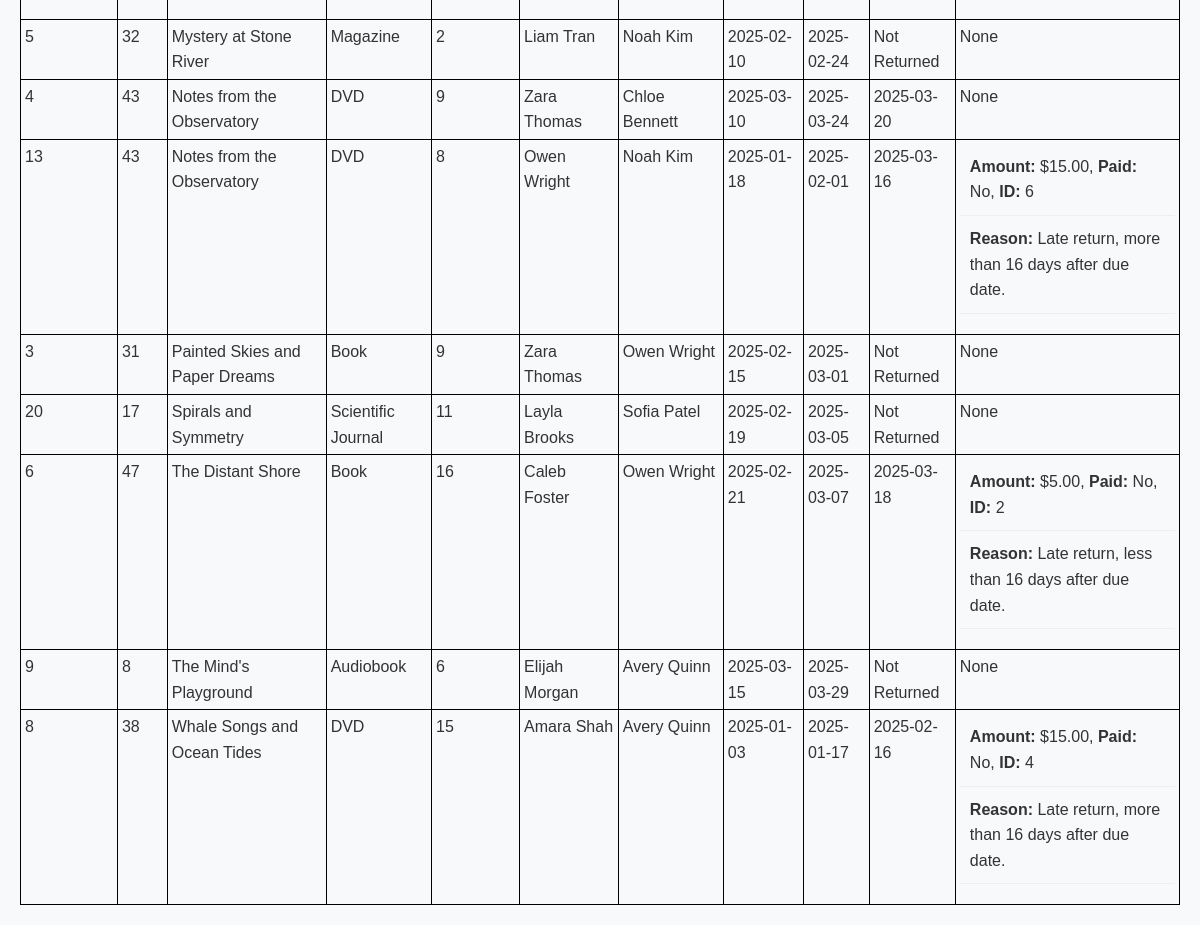
The app's page /view_borrowings (lower part), older data.
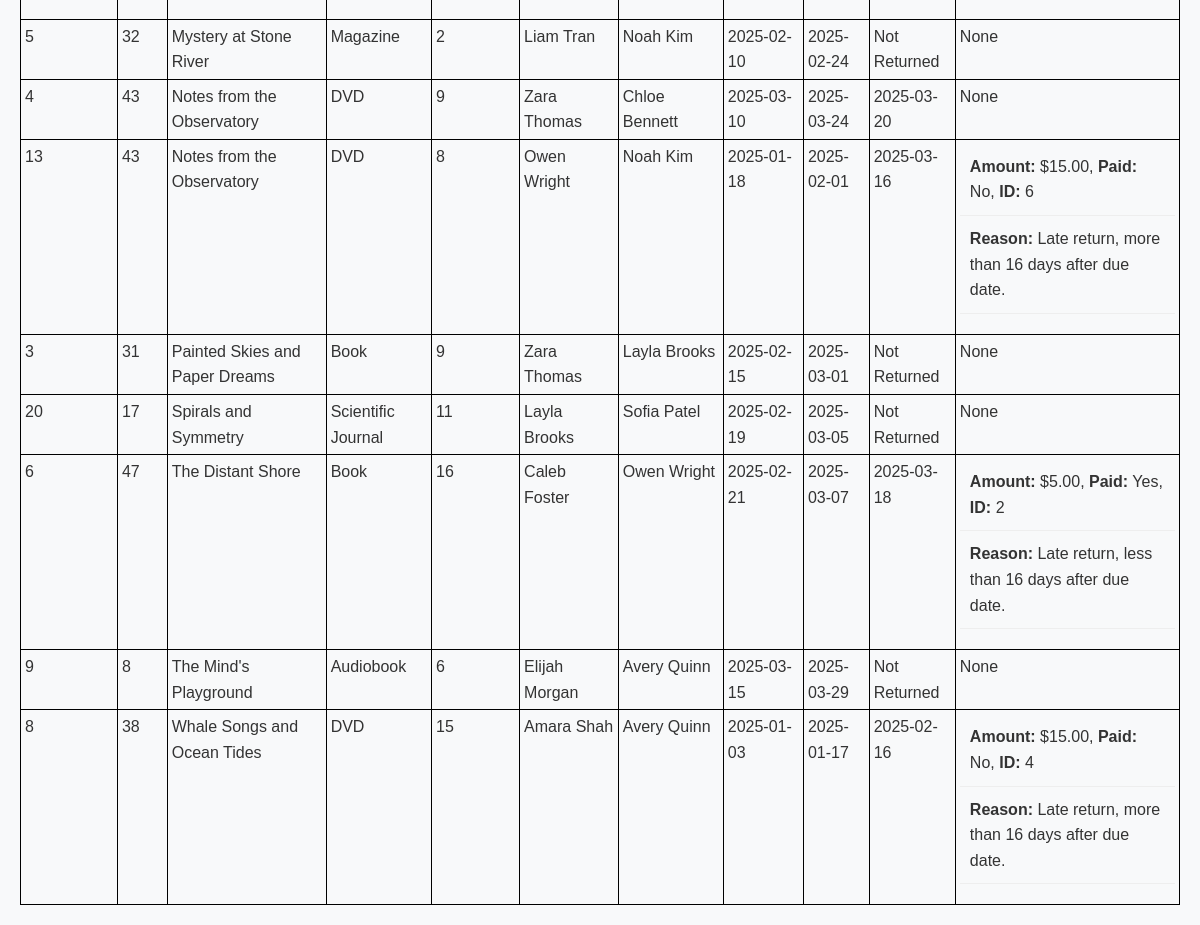
The same page, newer data.
### tables this page shows
CREATE TABLE "Borrowings" (
    borrowing_id INTEGER PRIMARY KEY,
    item_id INTEGER,
    person_id INTEGER,
    personnel_id INTEGER,
    borrow_date TEXT,
    due_date TEXT,
    return_date TEXT,
    FOREIGN KEY (item_id) REFERENCES ItemsNew(item_id),
    FOREIGN KEY (person_id) REFERENCES PeopleNew(person_id),
    FOREIGN KEY (personnel_id) REFERENCES PersonnelNew(person_id),
    CHECK (return_date IS NULL OR return_date >= borrow_date), -- Ensure return_date is after borrow_date
    CHECK (due_date IS NULL OR due_date >= borrow_date) -- Ensure due_date is after borrow_date
);

### app.py (the view)
@app.route('/view_borrowings', methods=['GET'])
def view_borrowings():
    conn = get_db_connection()
    sort_by = request.args.get('sort_by', 'title')
    sort_order = request.args.get('sort_order', 'asc')
    filter_status = request.args.get('filter_status', 'all')
    filter_fines = request.args.get('filter_fines', 'all')  # New fine filter parameter
    allowed_filters = ['all', 'returned', 'not_returned']
    if filter_status not in allowed_filters:
        filter_status = 'all'
    sortable_columns_db = {
        'borrowing_id': 'B.borrowing_id',
        'item_id': 'B.item_id',
        'title': 'I.title',
        'item_type': 'I.item_type',
        'person_id': 'B.person_id',
        'borrower_name': 'P.name',
        'borrow_date': 'B.borrow_date',
        'fine_amount': 'total_fine_amount'
    }
    sortable_options_display = {
        'borrowing_id': 'Borrowing ID',
        'item_id': 'Item ID',
        'title': 'Title',
        'item_type': 'Type',
        'person_id': 'Borrower ID',
        'borrower_name': 'Borrower Name',
        'borrow_date': 'Borrow Date',
        'fine_amount': 'Total Fine Amount'
    }
    if sort_by not in sortable_columns_db:
        sort_by = 'title'
    if sort_order.lower() not in ['asc', 'desc']:
        sort_order = 'asc'
    sql_sort_column = sortable_columns_db[sort_by]
    base_query = """
        SELECT
            B.borrowing_id,
            B.item_id,
            I.title,
            I.item_type,
            B.person_id,
            P.name AS borrower_name,
            B.borrow_date,
            B.due_date,
            COALESCE(B.return_date, 'Not Returned') AS return_date_display,
            B.return_date,
            COALESCE(SUM(F.amount), 0) AS total_fine_amount,
            SUM(CASE WHEN F.paid_status = '0' THEN F.amount ELSE 0 END) AS total_unpaid_fines,
            SUM(CASE WHEN F.paid_status = '1' THEN F.amount ELSE 0 END) AS total_paid_fines,
            GROUP_CONCAT(F.fine_id || '|' || F.amount || '|' || F.paid_status) AS fines,
            personnel_subquery.personnel_name
        FROM Borrowings B
        JOIN Items I ON B.item_id = I.item_id
        JOIN People P ON B.person_id = P.person_id
        LEFT JOIN Fines F ON B.borrowing_id = F.borrowing_id
        LEFT JOIN (
        SELECT person_id, name AS personnel_name
        FROM People
    ) AS personnel_subquery ON B.personnel_id = personnel_subquery.person_id
    """
    where_clause = ""
    if filter_status == 'returned':
        where_clause = "WHERE B.return_date IS NOT NULL"
    elif filter_status == 'not_returned':
        where_clause = "WHERE B.return_date IS NULL"
    group_clause = """
        GROUP BY
            B.borrowing_id, B.item_id, I.title, I.item_type,
            B.person_id, P.name, B.borrow_date, B.due_date, B.return_date
    """
    having_clause = "HAVING 1=1"
    if filter_fines == 'with_fines':
        having_clause += " AND total_fine_amount > 0"
    elif filter_fines == 'unpaid_fines':
        having_clause += " AND total_unpaid_fines > 0"
    elif filter_fines == 'paid_fines':
        having_clause += " AND total_paid_fines > 0"
    order_clause = f"ORDER BY {sql_sort_column} {sort_order.upper()}"
    query = f"{base_query} {where_clause} {group_clause} {having_clause} {order_clause}"
    borrowings = conn.execute(query).fetchall()
    conn.close()
    return render_template(
        'view_borrowings.html',
        borrowings=borrowings,
        sortable_options=sortable_options_display,
        current_sort_by=sort_by,
        current_sort_order=sort_order,
        current_filter_status=filter_status,
        current_filter_fines=filter_fines  # Pass the current fines filter to the template
    )

### app.py (called while the page is built)
def get_db_connection():
    conn = sqlite3.connect(DATABASE, timeout=10)  # Waits up to 10 seconds if the database is locked
    conn.row_factory = sqlite3.Row
    return conn

### templates/view_borrowings.html (shortened to what this page needs)
{% extends "base.html" %}
{% block content %}
  {% if borrowings|length == 0 %}
    <p>No borrowings found matching your criteria.</p>
  {% else %}
    <table>
      <tbody>
        {% for borrowing in borrowings %}
          <tr>
            <td>{{ borrowing['borrowing_id'] }}</td>
            <td>{{ borrowing['item_id'] }}</td>
            <td>{{ borrowing['title'] }}</td>
            <td>{{ borrowing['item_type'] }}</td>
            <td>{{ borrowing['person_id'] }}</td>
            <td>{{ borrowing['borrower_name'] }}</td>
            <td>{{ borrowing['personnel_name'] }}</td>
            <td>{{ borrowing['borrow_date'] }}</td>
            <td>{{ borrowing['due_date'] }}</td>
            <td>{{ borrowing['return_date_display'] }}</td>
            <td>
                {% if borrowing['fines'] %}
                {% set fines_list = borrowing['fines'].split(',') %}
                <ul>
                  {% for fine in fines_list %}
                    {% set parts = fine.split('|') %}
                    {% if parts|length >= 3 %}
                      {% set amount = parts[1]|float %}
                      {% set paid_text = 'Yes' if parts[2]|trim == '1' else 'No' %}
                      <li>
                        <strong>Amount:</strong> ${{ "%.2f"|format(amount) }},
                        <strong>Paid:</strong> {{ paid_text }},
                        <strong>ID:</strong> {{ parts[0] }}
                      </li>
                      <li>
                        <strong>Reason:</strong>
                        {% if amount == 5 %}
                          Late return, less than 16 days after due date.
                        {% elif amount == 15 %}
                          Late return, more than 16 days after due date.
                        {% elif amount == 50 %}
                          Damaged item.
                        {% else %}
                          Unknown.
                        {% endif %}
                      </li>
                    {% endif %}
                  {% endfor %}
                </ul>
              {% else %}
                None
              {% endif %}
            </td>
          </tr>
        {% endfor %}
      </tbody>
    </table>
  {% endif %}
{% endblock %}

Row changes from the older to the newer data that the page shows:
changed Borrowings id 3: personnel_name "Owen Wright" → "Layla Brooks"
Text that changed along with them:
new list line: "Amount: $ 5.00 , Paid: Yes , ID: 2 Reason: Late return, less than 16 days after due date."
list line gone: "Amount: $ 5.00 , Paid: No , ID: 2 Reason: Late return, less than 16 days after due date."
